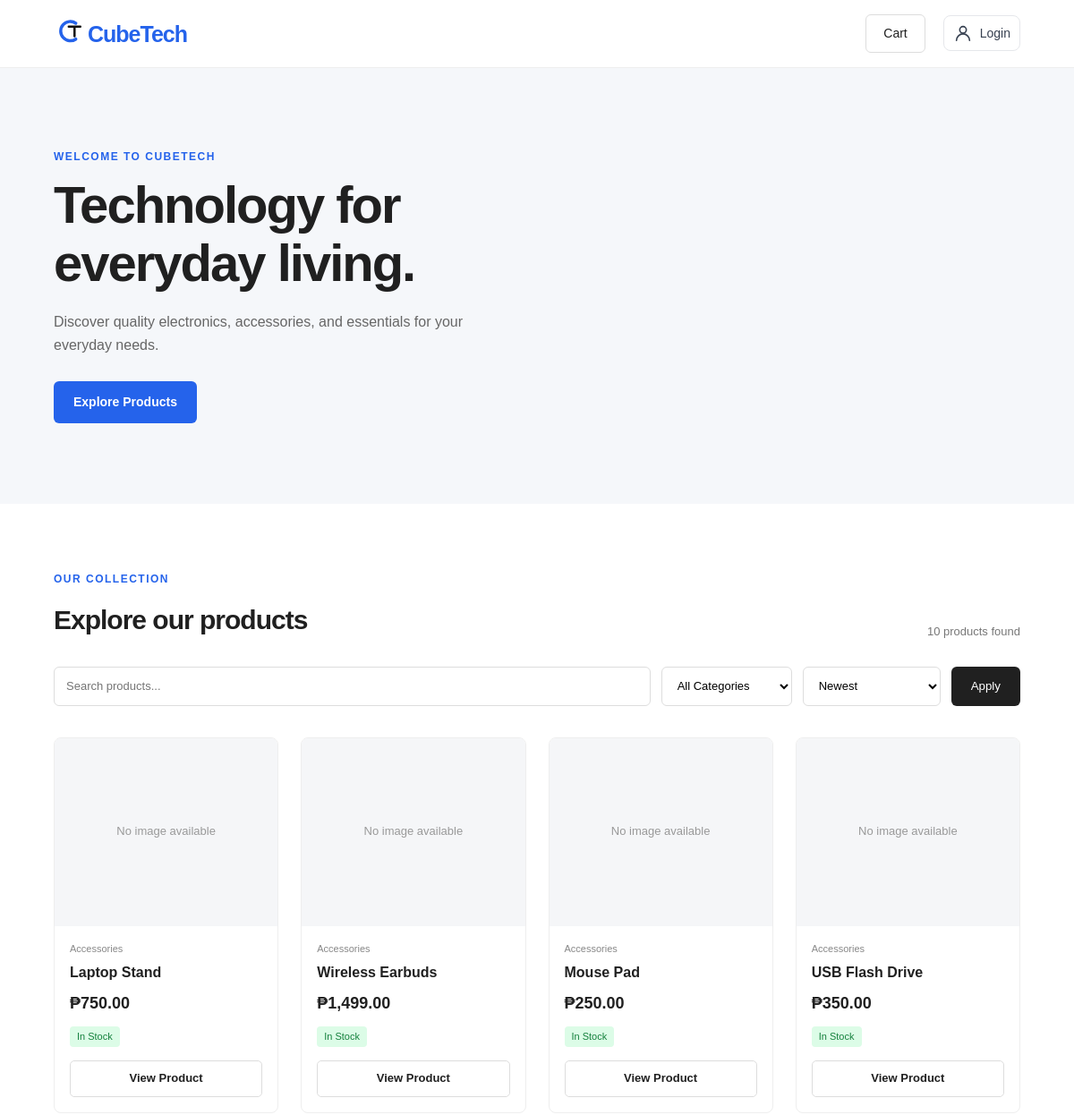
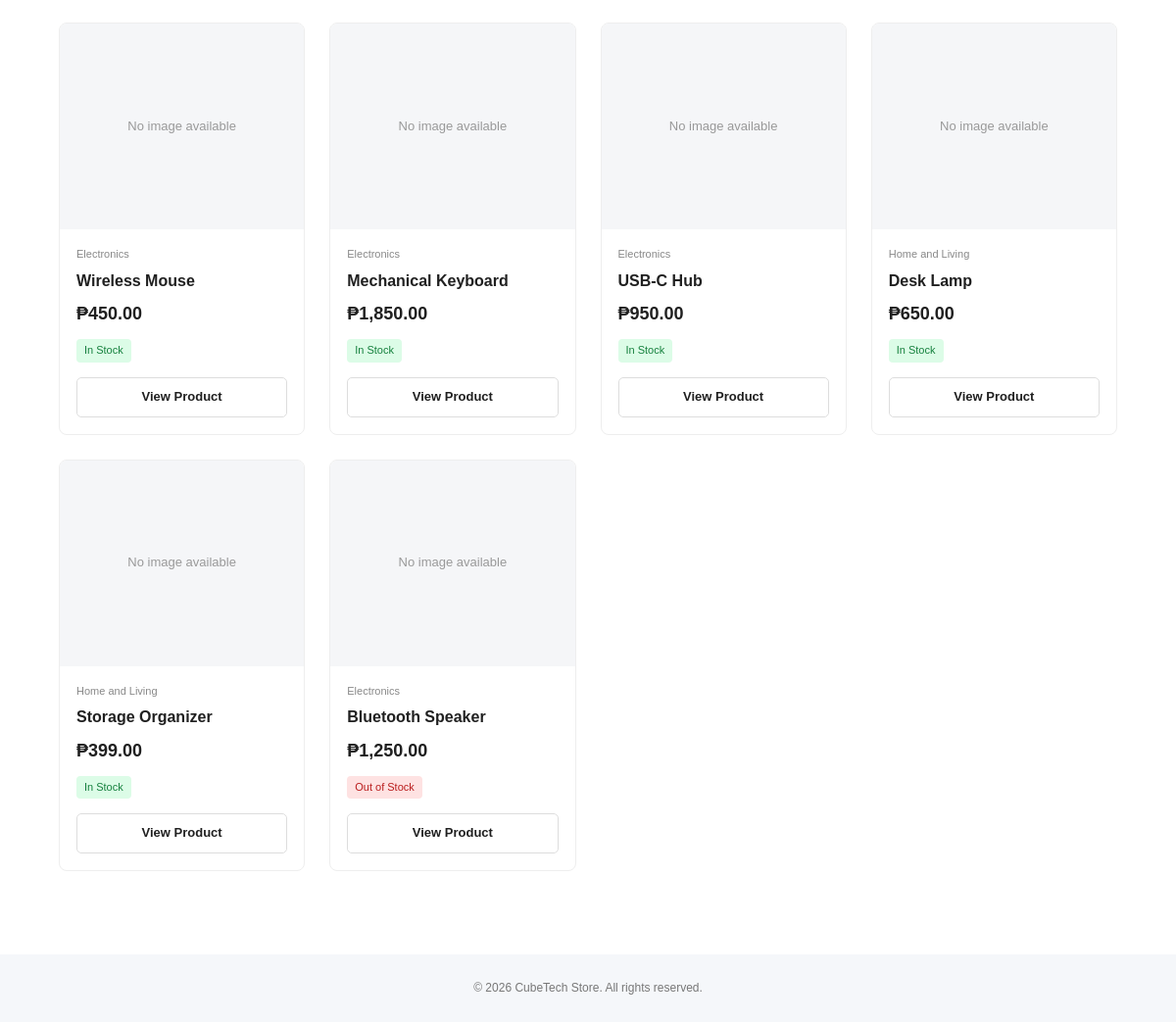
The page / on the database its author committed (2 pictures, top to bottom).
### tables this page shows
CREATE TABLE products (
    id INT AUTO_INCREMENT PRIMARY KEY,
    category_id INT NOT NULL,
    name VARCHAR(150) NOT NULL,
    description TEXT,
    image VARCHAR(255) DEFAULT NULL,
    price DECIMAL(10,2) NOT NULL,
    stock INT NOT NULL DEFAULT 0,
    is_active TINYINT(1) NOT NULL DEFAULT 1,
    created_at TIMESTAMP DEFAULT CURRENT_TIMESTAMP,
    updated_at TIMESTAMP DEFAULT CURRENT_TIMESTAMP
        ON UPDATE CURRENT_TIMESTAMP,

    CONSTRAINT fk_products_category
        FOREIGN KEY (category_id)
        REFERENCES categories(id)
        ON DELETE RESTRICT,

    CONSTRAINT chk_products_price CHECK (price > 0),
    CONSTRAINT chk_products_stock CHECK (stock >= 0),

    INDEX idx_products_category (category_id),
    INDEX idx_products_active (is_active)
);

CREATE TABLE categories (
    id INT AUTO_INCREMENT PRIMARY KEY,
    name VARCHAR(100) NOT NULL UNIQUE,
    created_at TIMESTAMP DEFAULT CURRENT_TIMESTAMP
);

### app/models/Product.php (called while the page is built, shortened)
<?php
class Product
{
    private PDO $pdo;
    public function __construct(PDO $pdo)
    {
        $this->pdo = $pdo;
    }
    public function getActiveProducts(
        string $search = '',
        ?int $categoryId = null,
        string $sort = 'newest'
    ): array {
        $sql = "
            SELECT p.*, c.name AS category_name
            FROM products p
            JOIN categories c ON p.category_id = c.id
            WHERE p.is_active = 1
        ";
        $params = [];
        $sortOptions = [
            'newest' => 'p.created_at DESC',
            'price_asc' => 'p.price ASC',
            'price_desc' => 'p.price DESC',
            'name_asc' => 'p.name ASC'
        ];
        $orderBy = $sortOptions[$sort] ?? $sortOptions['newest'];
        $sql .= " ORDER BY (p.stock <= 0) ASC, $orderBy";
        $stmt = $this->pdo->prepare($sql);
        $stmt->execute($params);
        return $stmt->fetchAll();
    }
}

### public/index.php (the view, shortened to what this page needs)
<?php
$pdo = require __DIR__ . '/../app/config/database.php';
require_once __DIR__ . '/../app/models/Product.php';
$productModel = new Product($pdo);
$search = trim($_GET['search'] ?? '');
$categoryId = (int) ($_GET['category'] ?? 0);
$sort = $_GET['sort'] ?? 'newest';
$products = $productModel->getActiveProducts(
    $search,
    $categoryId > 0 ? $categoryId : null,
    $sort
);
?>
<!DOCTYPE html>
<html lang="en">
<head>
    <link rel="stylesheet" href="assets/css/style.css">
</head>
<body>
<header class="navbar">
    <div class="container nav-content">
        <a href="index.php" class="logo">
    <img src="assets/images/favicon.svg" alt="CubeTech" class="logo-icon">
    <span>CubeTech</span>
</a>
        <div class="nav-actions">
            <a href="cart.php" class="cart-link">
                Cart
            </a>
            <div class="account-menu">
                <button
                    type="button"
                    class="account-menu-toggle"
                    id="accountMenuToggle"
                    aria-expanded="false"
                    aria-controls="accountDropdown"
                >
                    <svg
                        viewBox="0 0 24 24"
                        width="22"
                        height="22"
                        fill="none"
                        stroke="currentColor"
                        stroke-width="1.8"
                        stroke-linecap="round"
                        stroke-linejoin="round"
                        aria-hidden="true"
                    >
                        <circle cx="12" cy="8" r="4"></circle>
                        <path d="M4 21c0-4.4 3.6-8 8-8s8 3.6 8 8"></path>
                    </svg>
                    <span>
                        <?= !empty($_SESSION['customer_id'])
                            ? htmlspecialchars($_SESSION['customer_name'])
                            : 'Login' ?>
                    </span>
                </button>
            </div>
        </div>
    </div>
</header>
<main>
    <section class="hero">
        <div class="container hero-content">
            <p class="eyebrow">WELCOME TO CUBETECH</p>
            <h1>Technology for<br>everyday living.</h1>
            <p class="hero-description">
                Discover quality electronics, accessories,
                and essentials for your everyday needs.
            </p>
            <a href="#products" class="primary-button">
                Explore Products
            </a>
        </div>
    </section>
    <section class="products-section container" id="products">
        <div class="section-heading">
            <div>
                <p class="eyebrow">OUR COLLECTION</p>
                <h2>Explore our products</h2>
            </div>
            <span class="product-count" id="productCount">
    <?= count($products) ?> products found
</span>
        </div>
        <form action="index.php" method="GET" class="filter-bar" id="filterForm">
            <input
    type="text"
    name="search"
    id="searchInput"
    placeholder="Search products..."
    value="<?= htmlspecialchars($search) ?>"
    class="search-input"
>
            <select name="category" class="filter-select">
                <option value="0">All Categories</option>
            </select>
            <select name="sort" class="filter-select">
                <option value="newest" <?= $sort === 'newest' ? 'selected' : '' ?>>
                    Newest
                </option>
            </select>
            <button type="submit" class="filter-button">
                Apply
            </button>
        </form>
        <div id="productResults">
        <?php if (empty($products)): ?>
            <div class="empty-state">
                <h3>No products found</h3>
                <p>Try another search or category.</p>
                <a href="index.php">Clear filters</a>
            </div>
        <?php else: ?>
            <div class="product-grid">
                <?php foreach ($products as $product): ?>
                    <article class="product-card">
                        <a
                            href="product-details.php?id=<?= (int) $product['id'] ?>"
                            class="product-image"
                        >
                            <?php
                            $imageFile = basename($product['image'] ?? '');
                            $imagePath = __DIR__ . '/assets/images/' . $imageFile;
                            ?>
                            <?php if ($imageFile !== '' && is_file($imagePath)): ?>
                                <img
                                    src="assets/images/<?= rawurlencode($imageFile) ?>"
                                    alt="<?= htmlspecialchars($product['name']) ?>"
                                >
                            <?php else: ?>
                                <div class="image-placeholder">
                                    No image available
                                </div>
                            <?php endif; ?>
                        </a>
                        <div class="product-info">
                            <p class="product-category">
                                <?= htmlspecialchars($product['category_name']) ?>
                            </p>
                            <h3>
                                <?= htmlspecialchars($product['name']) ?>
                            </h3>
                            <p class="product-price">
                                ₱<?= number_format((float) $product['price'], 2) ?>
                            </p>
                            <?php if ((int) $product['stock'] > 0): ?>
                                <span class="stock-status available">
                                    In Stock
                                </span>
                            <?php else: ?>
                                <span class="stock-status unavailable">
                                    Out of Stock
                                </span>
                            <?php endif; ?>
                            <a
                                href="product-details.php?id=<?= (int) $product['id'] ?>"
                                class="product-button"
                            >
                                View Product
                            </a>
                        </div>
                    </article>
                <?php endforeach; ?>
            </div>
        <?php endif; ?>
        </div>
    </section>
</main>
<footer class="footer">
    <div class="container">
        <p>© <?= date('Y') ?> CubeTech Store. All rights reserved.</p>
    </div>
</footer>
</body>
</html>

### public/assets/css/style.css (style rules this page uses)
* { margin: 0; padding: 0; box-sizing: border-box; }
body { font-family: Arial, Helvetica, sans-serif; background: #ffffff; color: #202020; line-height: 1.6; }
a { text-decoration: none; color: inherit; }
.container { width: min(1150px, 90%); margin: 0 auto; }
.navbar { background: #ffffff; border-bottom: 1px solid #eeeeee; }
.nav-content { min-height: 75px; display: flex; align-items: center; justify-content: space-between; }
.logo { display: inline-flex; align-items: center; font-size: 25px; font-weight: 800; letter-spacing: -1px; text-decoration: none; }
.logo img { width: 38px; height: 38px; object-fit: contain; display: block; }
.logo span { color: #2563eb; }
.cart-link { border: 1px solid #dddddd; padding: 9px 19px; border-radius: 6px; font-size: 14px; }
.hero { background: #f5f7fa; padding: 90px 0; }
.hero-content { max-width: 1150px; }
.eyebrow { color: #2563eb; font-size: 12px; font-weight: 700; letter-spacing: 1.5px; margin-bottom: 12px; }
.hero h1 { font-size: clamp(38px, 5vw, 58px); line-height: 1.12; letter-spacing: -2px; margin-bottom: 20px; }
.hero-description { max-width: 460px; color: #666666; margin-bottom: 28px; }
.primary-button { display: inline-block; background: #2563eb; color: white; padding: 12px 22px; border-radius: 6px; font-size: 14px; font-weight: 600; }
.products-section { padding-top: 75px; padding-bottom: 85px; }
.section-heading { display: flex; align-items: end; justify-content: space-between; margin-bottom: 28px; }
.section-heading h2 { font-size: 30px; letter-spacing: -1px; }
.product-count { color: #777777; font-size: 13px; }
.filter-bar { display: flex; gap: 12px; margin-bottom: 35px; }
.search-input, .filter-select { height: 44px; padding: 0 13px; border: 1px solid #dddddd; border-radius: 6px; background: white; font-size: 13px; outline: none; }
.search-input { flex: 1 1 auto; width: 100%; min-width: 0; box-sizing: border-box; }
.filter-button { border: none; background: #202020; color: white; padding: 0 22px; border-radius: 6px; cursor: pointer; }
.product-grid { display: grid; grid-template-columns: repeat(4, minmax(0, 1fr)); gap: 25px; }
.product-card { border: 1px solid #eeeeee; border-radius: 8px; overflow: hidden; background: white; transition: box-shadow 0.2s, transform 0.2s; }
.product-image { display: block; height: 210px; background: #f5f6f8; overflow: hidden; }
.image-placeholder { width: 100%; height: 100%; display: flex; align-items: center; justify-content: center; color: #999999; font-size: 13px; }
.product-info { padding: 17px; }
.product-category { font-size: 11px; color: #888888; margin-bottom: 5px; }
.product-info h3 { font-size: 16px; font-weight: 600; margin-bottom: 7px; }
.product-price { font-size: 18px; font-weight: 700; margin-bottom: 8px; }
.stock-status { display: inline-block; font-size: 11px; padding: 3px 8px; border-radius: 4px; margin-bottom: 15px; }
.available { color: #15803d; background: #dcfce7; }
.unavailable { color: #b91c1c; background: #fee2e2; }
.product-button { display: block; text-align: center; padding: 9px; border: 1px solid #dddddd; border-radius: 5px; font-size: 13px; font-weight: 600; }
.footer { background: #f5f7fa; padding: 25px 0; color: #777777; font-size: 12px; text-align: center; }
.nav-actions { display: flex; align-items: center; gap: 20px; }
.account-menu { position: relative; }
.account-menu-toggle { display: flex; align-items: center; gap: 8px; padding: 8px 10px; border: 1px solid #e5e7eb; border-radius: 8px; background: #ffffff; color: #374151; font-size: 14px; cursor: pointer; }

### rows shown on the page
products: image "No image available", category.name "Accessories", name "Laptop Stand", price "750.00", stock "In Stock"
products: image "No image available", category.name "Accessories", name "Wireless Earbuds", price "1,499.00", stock "In Stock"
products: image "No image available", category.name "Accessories", name "Mouse Pad", price "250.00", stock "In Stock"
products: image "No image available", category.name "Accessories", name "USB Flash Drive", price "350.00", stock "In Stock"
products: image "No image available", category.name "Electronics", name "Wireless Mouse", price "450.00", stock "In Stock"
products: image "No image available", category.name "Electronics", name "Mechanical Keyboard", price "1,850.00", stock "In Stock"
products: image "No image available", category.name "Electronics", name "USB-C Hub", price "950.00", stock "In Stock"
products: image "No image available", category.name "Home and Living", name "Desk Lamp", price "650.00", stock "In Stock"
products: image "No image available", category.name "Home and Living", name "Storage Organizer", price "399.00", stock "In Stock"
products: image "No image available", category.name "Electronics", name "Bluetooth Speaker", price "1,250.00", stock "Out of Stock"

### other values the page prints
count($products) "10"
